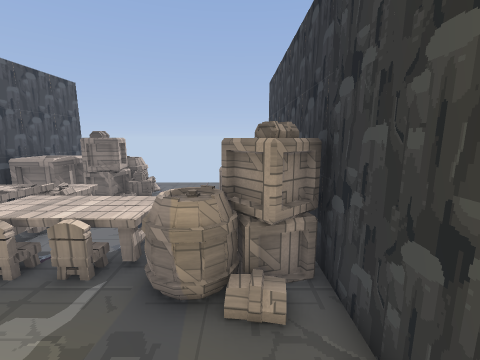
[1] (above)

19 first-person views from a walk through a level from a Godot 3-D game. The camera is 1.4 m above the floor, tilts 10° down and sees 90° across. The floor is counted in squares, 0.5 m on a side. Each view is taken from the middle of a square. On the plan, view 1 faces up. The plan holds only what a view shows up to about 18 squares ahead; the rest is blank. The place goes on beyond the plan. Flat picture figures and markers are left out. Characters and animated objects are left out. Some surface patterns are stand-ins.

[2]
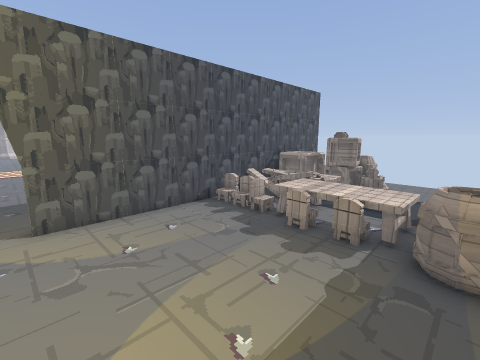

[3]
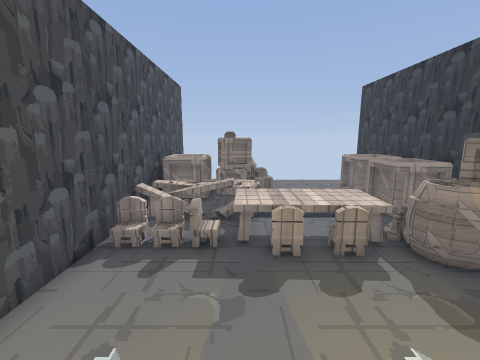

[4]
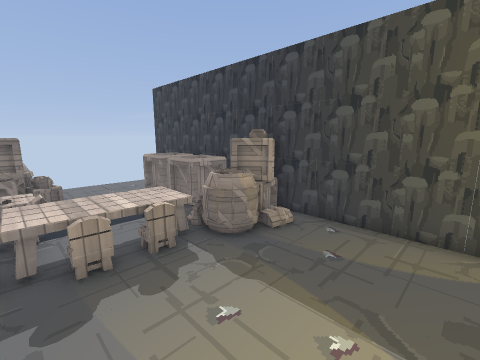

[5]
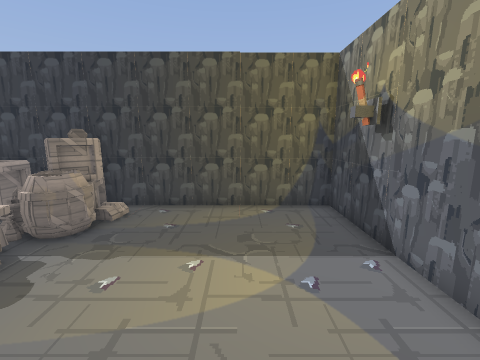

[6]
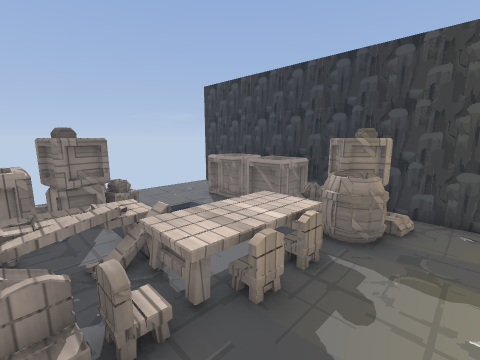

[7]
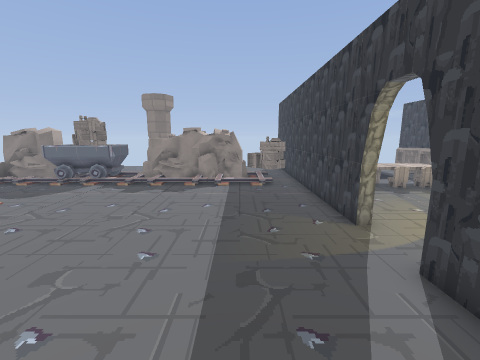

[8]
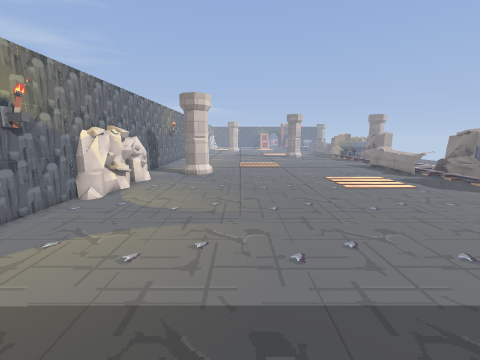

[9]
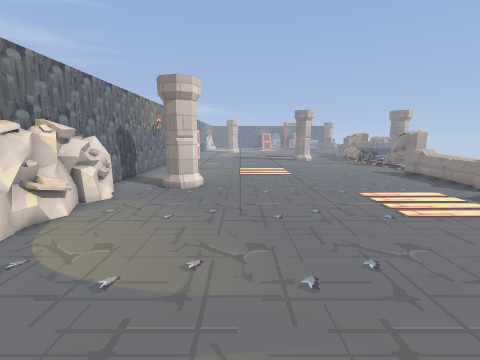

[10]
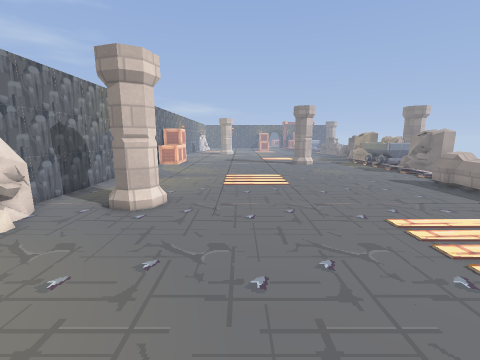

[11]
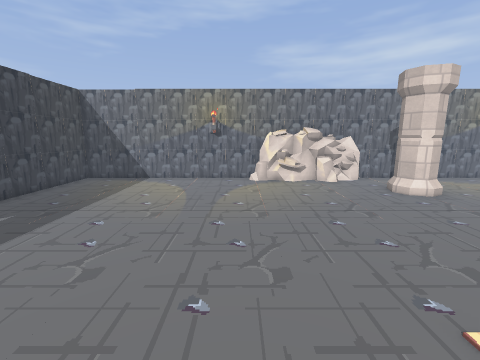

[12]
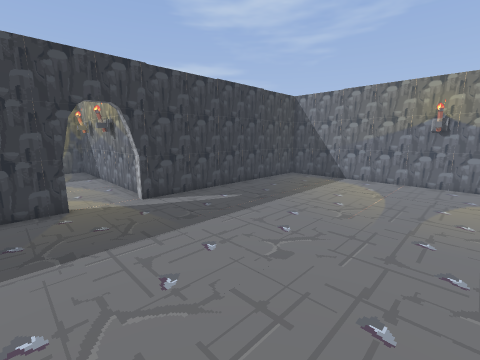

[13]
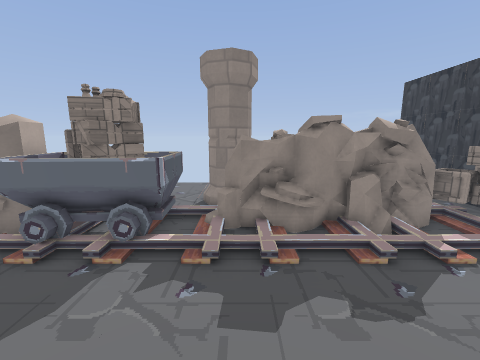

[14]
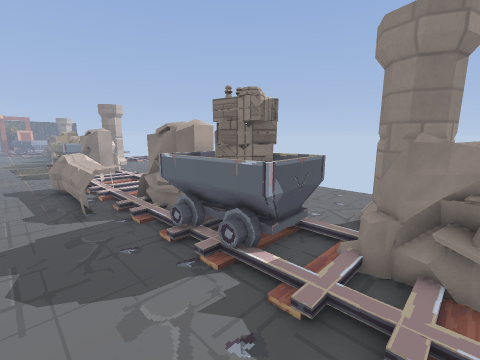

[15]
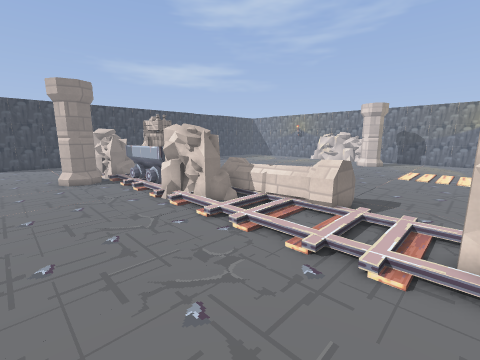

[16]
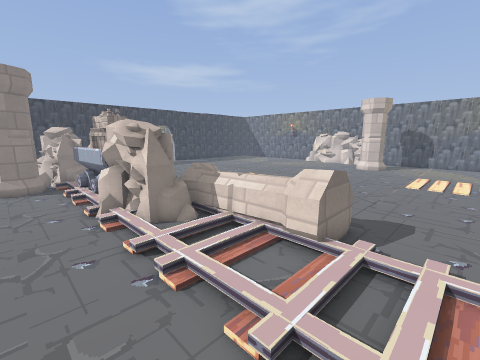

[17]
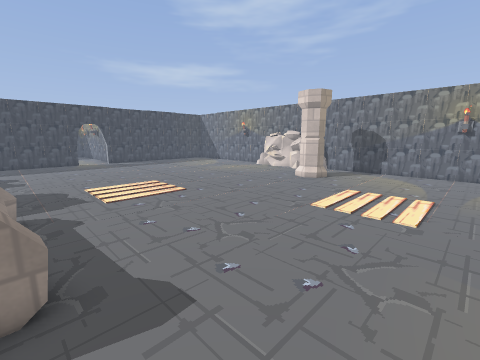

[18]
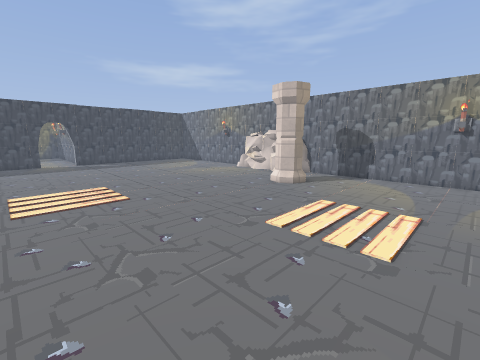

[19]
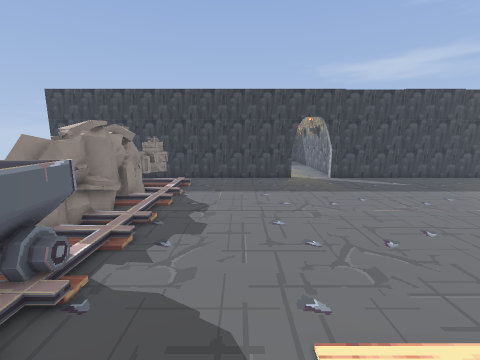

### Floor plan
Key: @ floor where view 1 was taken; # wall or solid block; x gap in a wall; . floor; / step, stairs or slope; = window, fence, low wall or low ledge; ^ raised ledge; B box; T table; C chair; R torch; P pillar; A cart; E crate; O other object.
Columns run from 39 left of view 1 to 2 right of it. Each row starts with its distance up from view 1.
 15                              #    ^^^^^^^#
 14  .  ......................   #     ^^^^^^#
 13    .......................   #   BB^^^^^ #
 12   .......................    # BBBB^^^B  #
 11  .................#P        .#BBBBB ^^BBB#
 10  .................##        .#BB^^  ^^BBB#
  9  ./././././#=......x^##=##= .#==^T= ^^BBB#
  8  #././././#^#AEE A##^^#^^#EEE#TO.T^^^^BBB#
  7 ^#.......##^^AEEEA##O###^=EEE#T^^TTTTT^###
  6 =....PPP.==O AAEEA./././././.#^^^TTTT=BB##
  5  ....P     ...AA../././././..# / TCTCBBBB#
  4 .....PPPPPPP.................#....C.CBBBB#
  3 .............................#...........#
  2 .............................#...........#
  1 .............................#...........#
  0 .............................#.........@.#
 -1 .............................#...........#
 -2 .........................................#
 -3 .........................................#
 -4 .................................O...RO..#
 -5 .............................#############
 -6 .............................#
 -7 .............................#
 -8 .............................#
 -9 .............................#
-10 .............................#
-11 .............................#
-12 ........##P..................#
-13 ........PPP..................#
-14 .............................#
-15 ............=................#
-16 .O........#####=#=..O........#
-17 ##############################

Where each view was taken, in squares from view 1:
view 1: 0 up, 0 right, facing up
view 2: 2 down, 1 left, facing up-left
view 3: 1 down, 6 left, facing up
view 4: 1 down, 6 left, facing up-right
view 5: 1 down, 8 left, facing right
view 6: 2 up, 8 left, facing up-right
view 7: 9 down, 14 left, facing up
view 8: 9 down, 11 left, facing left
view 9: 9 down, 16 left, facing left
view 10: 8 down, 20 left, facing left
view 11: 0 up, 21 left, facing down
view 12: 0 up, 21 left, facing down-right
view 13: 0 up, 20 left, facing up
view 14: 2 up, 19 left, facing up-left
view 15: 14 up, 38 left, facing down-right
view 16: 11 up, 37 left, facing down-right
view 17: 4 up, 39 left, facing down-right
view 18: 1 up, 39 left, facing down-right
view 19: 2 up, 27 left, facing right
